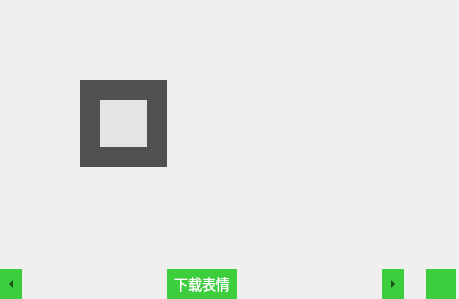
<?xml version="1.0" encoding="UTF-8"?>
<ui version="4.0">
 <class>EmotionTabDialog</class>
 <widget class="QWidget" name="EmotionTabDialog">
  <property name="geometry">
   <rect>
    <x>0</x>
    <y>0</y>
    <width>459</width>
    <height>299</height>
   </rect>
  </property>
  <property name="minimumSize">
   <size>
    <width>459</width>
    <height>299</height>
   </size>
  </property>
  <property name="maximumSize">
   <size>
    <width>459</width>
    <height>299</height>
   </size>
  </property>
  <property name="windowTitle">
   <string>Dialog</string>
  </property>
  <property name="styleSheet">
   <string notr="true">QWidget
{
    font-family:&quot;微软雅黑&quot;;
}


QWidget#widget
{
	background: qlineargradient(x1: 0, y1: 0, x2: 0, y2: 1,
                                 stop: 0 #edeeef, stop: 1.0 #d4d7da);
}

#btnpanel QPushButton
{
	border:1px solid #00000000;
    font-size:14px;
    color:#FFFFFF;
    padding:5px;
    background-color:#3DCE3D;
}

#btnpanel QPushButton:hover
{
    background-color:#38C738;
}
#btnpanel QPushButton:presse
{
    background-color:#2FB82F;
}
#btnpanel QPushButton:checked
{
    background-color:#FFFFFF;
	color:#666666;
}
#btnpanel QPushButton:disabled
{
    background-color:#9DE69D;
}

QPushButton#setting {
    border : 1px solid #00000000;
    image: url(:/Images/mainpanel_setting_normal.png);
}

QPushButton#setting:hover {
    image: url(:/Images/mainpanel_setting_hover.png);
}
QPushButton#setting:pressed {
    image: url(:/Images/mainpanel_setting_pressed.png);
}

QWidget#scrollArea,#btngroup
{
	border:none;
	background-color:#00000000;
}
QToolButton#leftpage,QToolButton#rightpage{  

background: #3DCE3D;
 color: rgb(0, 0, 0);
border-style:flat;  
 
}  
</string>
  </property>
  <layout class="QHBoxLayout" name="horizontalLayout_2">
   <property name="spacing">
    <number>0</number>
   </property>
   <property name="leftMargin">
    <number>0</number>
   </property>
   <property name="topMargin">
    <number>0</number>
   </property>
   <property name="rightMargin">
    <number>0</number>
   </property>
   <property name="bottomMargin">
    <number>0</number>
   </property>
   <item>
    <widget class="QWidget" name="widget" native="true">
     <layout class="QVBoxLayout" name="verticalLayout">
      <property name="spacing">
       <number>0</number>
      </property>
      <property name="leftMargin">
       <number>0</number>
      </property>
      <property name="topMargin">
       <number>0</number>
      </property>
      <property name="rightMargin">
       <number>0</number>
      </property>
      <property name="bottomMargin">
       <number>0</number>
      </property>
      <item>
       <widget class="QWidget" name="contentpanel" native="true">
        <widget class="QStackedWidget" name="stackedWidget">
         <property name="geometry">
          <rect>
           <x>0</x>
           <y>0</y>
           <width>152</width>
           <height>269</height>
          </rect>
         </property>
         <property name="minimumSize">
          <size>
           <width>0</width>
           <height>239</height>
          </size>
         </property>
        </widget>
        <widget class="QWidget" name="emotListPanel" native="true">
         <property name="geometry">
          <rect>
           <x>80</x>
           <y>80</y>
           <width>87</width>
           <height>87</height>
          </rect>
         </property>
         <property name="styleSheet">
          <string notr="true">QWidget#emotcionpanel
{
    background-color:#E2E4E6;
	border:none;
}

QWidget#emotListPanel
{
    background-color:#AA000000;
	border:none;
}

QWidget#scrollArea_2
{
	border:none;
}


</string>
         </property>
         <layout class="QVBoxLayout" name="verticalLayout_4">
          <property name="spacing">
           <number>0</number>
          </property>
          <property name="leftMargin">
           <number>20</number>
          </property>
          <property name="topMargin">
           <number>20</number>
          </property>
          <property name="rightMargin">
           <number>20</number>
          </property>
          <property name="bottomMargin">
           <number>20</number>
          </property>
          <item>
           <widget class="QScrollArea" name="scrollArea_2">
            <property name="styleSheet">
             <string notr="true"/>
            </property>
            <property name="widgetResizable">
             <bool>true</bool>
            </property>
            <widget class="QWidget" name="emotcionpanel">
             <property name="geometry">
              <rect>
               <x>0</x>
               <y>0</y>
               <width>47</width>
               <height>47</height>
              </rect>
             </property>
             <property name="styleSheet">
              <string notr="true">

QWidget
{
    font-family:&quot;微软雅黑&quot;;
}

QLabel
{
    color:#333333;
}
#emotcionShop QPushButton
{
	border:1px solid #00000000;
    font-size:14px;
    color:#FFFFFF;
    padding:5px;
    background-color:#3DCE3D;
}

#emotcionShop QPushButton:hover
{
    background-color:#38C738;
}
#emotcionShop QPushButton:presse
{
    background-color:#2FB82F;
}
#emotcionShop QPushButton:checked
{
    background-color:#FFFFFF;
	color:#666666;
}
#emotcionShop QPushButton:disabled
{
    background-color:#9DE69D;
}
</string>
             </property>
             <layout class="QVBoxLayout" name="verticalLayout_2">
              <property name="spacing">
               <number>0</number>
              </property>
              <property name="leftMargin">
               <number>10</number>
              </property>
              <property name="topMargin">
               <number>0</number>
              </property>
              <property name="rightMargin">
               <number>10</number>
              </property>
              <property name="bottomMargin">
               <number>0</number>
              </property>
              <item>
               <widget class="QWidget" name="emotcionShop" native="true">
                <layout class="QVBoxLayout" name="verticalLayout_3"/>
               </widget>
              </item>
              <item>
               <spacer name="verticalSpacer">
                <property name="orientation">
                 <enum>Qt::Vertical</enum>
                </property>
                <property name="sizeHint" stdset="0">
                 <size>
                  <width>20</width>
                  <height>40</height>
                 </size>
                </property>
               </spacer>
              </item>
             </layout>
            </widget>
           </widget>
          </item>
         </layout>
        </widget>
       </widget>
      </item>
      <item>
       <widget class="QWidget" name="btnpanel" native="true">
        <property name="minimumSize">
         <size>
          <width>0</width>
          <height>30</height>
         </size>
        </property>
        <property name="maximumSize">
         <size>
          <width>16777215</width>
          <height>30</height>
         </size>
        </property>
        <layout class="QHBoxLayout" name="horizontalLayout">
         <property name="spacing">
          <number>0</number>
         </property>
         <property name="leftMargin">
          <number>0</number>
         </property>
         <property name="topMargin">
          <number>0</number>
         </property>
         <property name="rightMargin">
          <number>0</number>
         </property>
         <property name="bottomMargin">
          <number>0</number>
         </property>
         <item>
          <widget class="QToolButton" name="leftpage">
           <property name="minimumSize">
            <size>
             <width>22</width>
             <height>30</height>
            </size>
           </property>
           <property name="maximumSize">
            <size>
             <width>22</width>
             <height>30</height>
            </size>
           </property>
           <property name="styleSheet">
            <string notr="true"/>
           </property>
           <property name="text">
            <string/>
           </property>
           <property name="checkable">
            <bool>false</bool>
           </property>
           <property name="popupMode">
            <enum>QToolButton::DelayedPopup</enum>
           </property>
           <property name="arrowType">
            <enum>Qt::LeftArrow</enum>
           </property>
          </widget>
         </item>
         <item>
          <widget class="QScrollArea" name="scrollArea">
           <property name="minimumSize">
            <size>
             <width>0</width>
             <height>30</height>
            </size>
           </property>
           <property name="maximumSize">
            <size>
             <width>16777215</width>
             <height>30</height>
            </size>
           </property>
           <property name="styleSheet">
            <string notr="true"/>
           </property>
           <property name="verticalScrollBarPolicy">
            <enum>Qt::ScrollBarAlwaysOff</enum>
           </property>
           <property name="horizontalScrollBarPolicy">
            <enum>Qt::ScrollBarAlwaysOff</enum>
           </property>
           <property name="widgetResizable">
            <bool>true</bool>
           </property>
           <widget class="QWidget" name="btngroup">
            <property name="geometry">
             <rect>
              <x>0</x>
              <y>0</y>
              <width>360</width>
              <height>30</height>
             </rect>
            </property>
            <property name="minimumSize">
             <size>
              <width>0</width>
              <height>30</height>
             </size>
            </property>
            <property name="maximumSize">
             <size>
              <width>16777215</width>
              <height>30</height>
             </size>
            </property>
            <layout class="QHBoxLayout" name="btngroup_layout">
             <property name="spacing">
              <number>2</number>
             </property>
             <property name="leftMargin">
              <number>0</number>
             </property>
             <property name="topMargin">
              <number>0</number>
             </property>
             <property name="rightMargin">
              <number>0</number>
             </property>
             <property name="bottomMargin">
              <number>0</number>
             </property>
             <item>
              <widget class="QPushButton" name="emotList">
               <property name="maximumSize">
                <size>
                 <width>70</width>
                 <height>16777215</height>
                </size>
               </property>
               <property name="text">
                <string>下载表情</string>
               </property>
               <property name="checkable">
                <bool>true</bool>
               </property>
              </widget>
             </item>
            </layout>
           </widget>
          </widget>
         </item>
         <item>
          <widget class="QToolButton" name="rightpage">
           <property name="minimumSize">
            <size>
             <width>22</width>
             <height>30</height>
            </size>
           </property>
           <property name="maximumSize">
            <size>
             <width>22</width>
             <height>30</height>
            </size>
           </property>
           <property name="text">
            <string/>
           </property>
           <property name="checkable">
            <bool>false</bool>
           </property>
           <property name="popupMode">
            <enum>QToolButton::DelayedPopup</enum>
           </property>
           <property name="arrowType">
            <enum>Qt::RightArrow</enum>
           </property>
          </widget>
         </item>
         <item>
          <widget class="QWidget" name="widget_setting" native="true">
           <property name="minimumSize">
            <size>
             <width>55</width>
             <height>30</height>
            </size>
           </property>
           <property name="maximumSize">
            <size>
             <width>55</width>
             <height>30</height>
            </size>
           </property>
           <layout class="QVBoxLayout" name="verticalLayout_5">
            <property name="spacing">
             <number>0</number>
            </property>
            <property name="leftMargin">
             <number>22</number>
            </property>
            <property name="topMargin">
             <number>0</number>
            </property>
            <property name="rightMargin">
             <number>3</number>
            </property>
            <property name="bottomMargin">
             <number>0</number>
            </property>
            <item>
             <widget class="QPushButton" name="setting">
              <property name="minimumSize">
               <size>
                <width>30</width>
                <height>30</height>
               </size>
              </property>
              <property name="maximumSize">
               <size>
                <width>30</width>
                <height>30</height>
               </size>
              </property>
              <property name="text">
               <string/>
              </property>
             </widget>
            </item>
           </layout>
          </widget>
         </item>
        </layout>
       </widget>
      </item>
     </layout>
    </widget>
   </item>
  </layout>
 </widget>
 <resources>
  <include location="localman.qrc"/>
 </resources>
 <connections/>
</ui>
